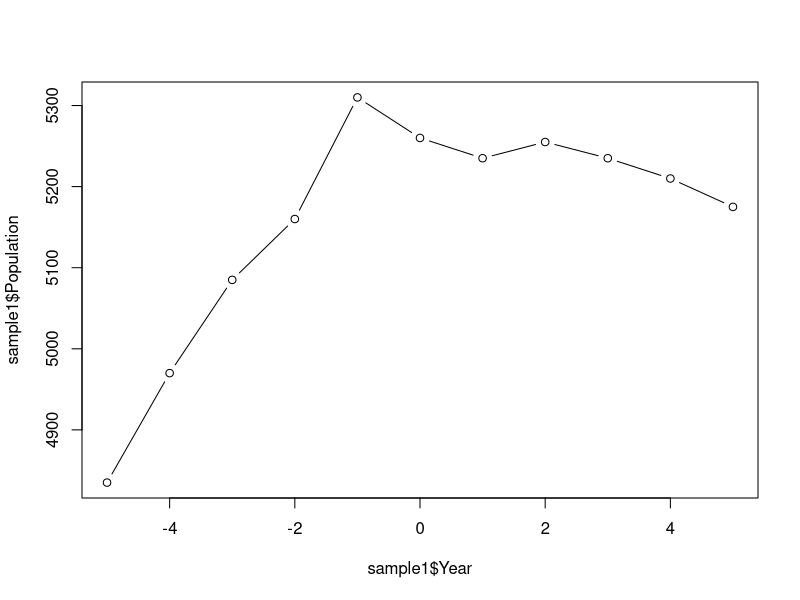
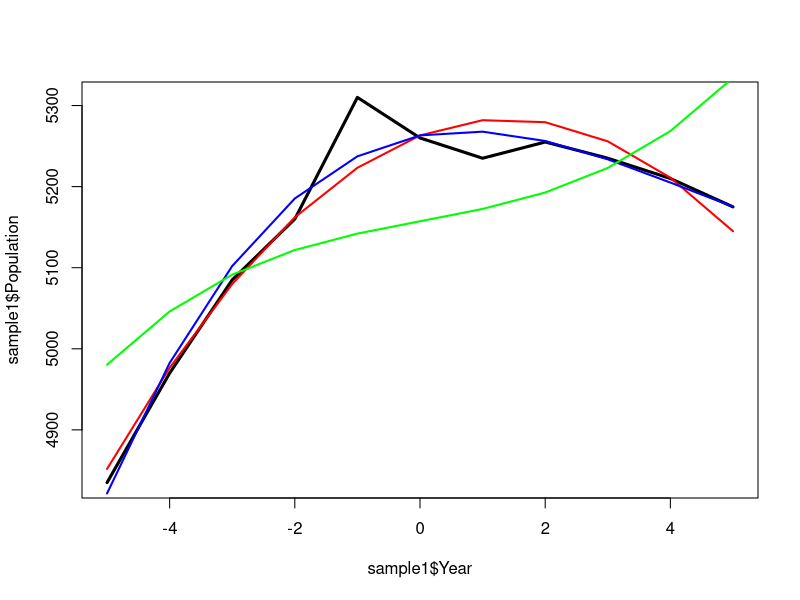

Write R code to recreate these figures, in order.
#init our vectors for year and populations. 
# probably population of a town ? 
# Year is the independent 
# and population is dependent variable. 
Year <- c(1959, 1960, 1961, 1962, 1963, 1964, 1965, 1966, 1967, 1968, 1969)
Population <- c(4835, 4970, 5085, 5160, 5310, 5260, 5235, 5255, 5235, 5210, 5175)

# create our "spreadsheet" and show the data
sample1 <- data.frame(Year, Population)
sample1

# do the analysis from 1964 as the 0th year
# -1964 means based on 1964
# so we get the data with 1964 as year 0 
# 1963 as -1
# 1965 as +1
sample1$Year <- sample1$Year - 1964
sample1

# plot the above with a point plot
plot(sample1$Year, sample1$Population, type="b")


# linear model of Population and year
fit1 <- lm(sample1$Population ~ sample1$Year)
fit2 <- lm(sample1$Population ~ sample1$Year + I(sample1$Year^2))
fit3 <- lm(sample1$Population ~ sample1$Year + I(sample1$Year^2) + I(sample1$Year^3))

# 
# Pay particular attention to this one!
fit4 <- lm(sample1$Population ~ sample1$Year + I(sample1$Year^3))

# summary of all the data
summary(fit2)
summary(fit3)
summary(fit4)

#make a prediction based on the various models above
plot(sample1$Year, sample1$Population, type="l", lwd=3)
points(sample1$Year, predict(fit2), type="l", col="red", lwd=2)
points(sample1$Year, predict(fit3), type="l", col="blue", lwd=2)
points(sample1$Year, predict(fit4), type="l", col="green", lwd=2)

# what is going on with fit4? Can you explain why it looks so different from fit2 and fit3?

